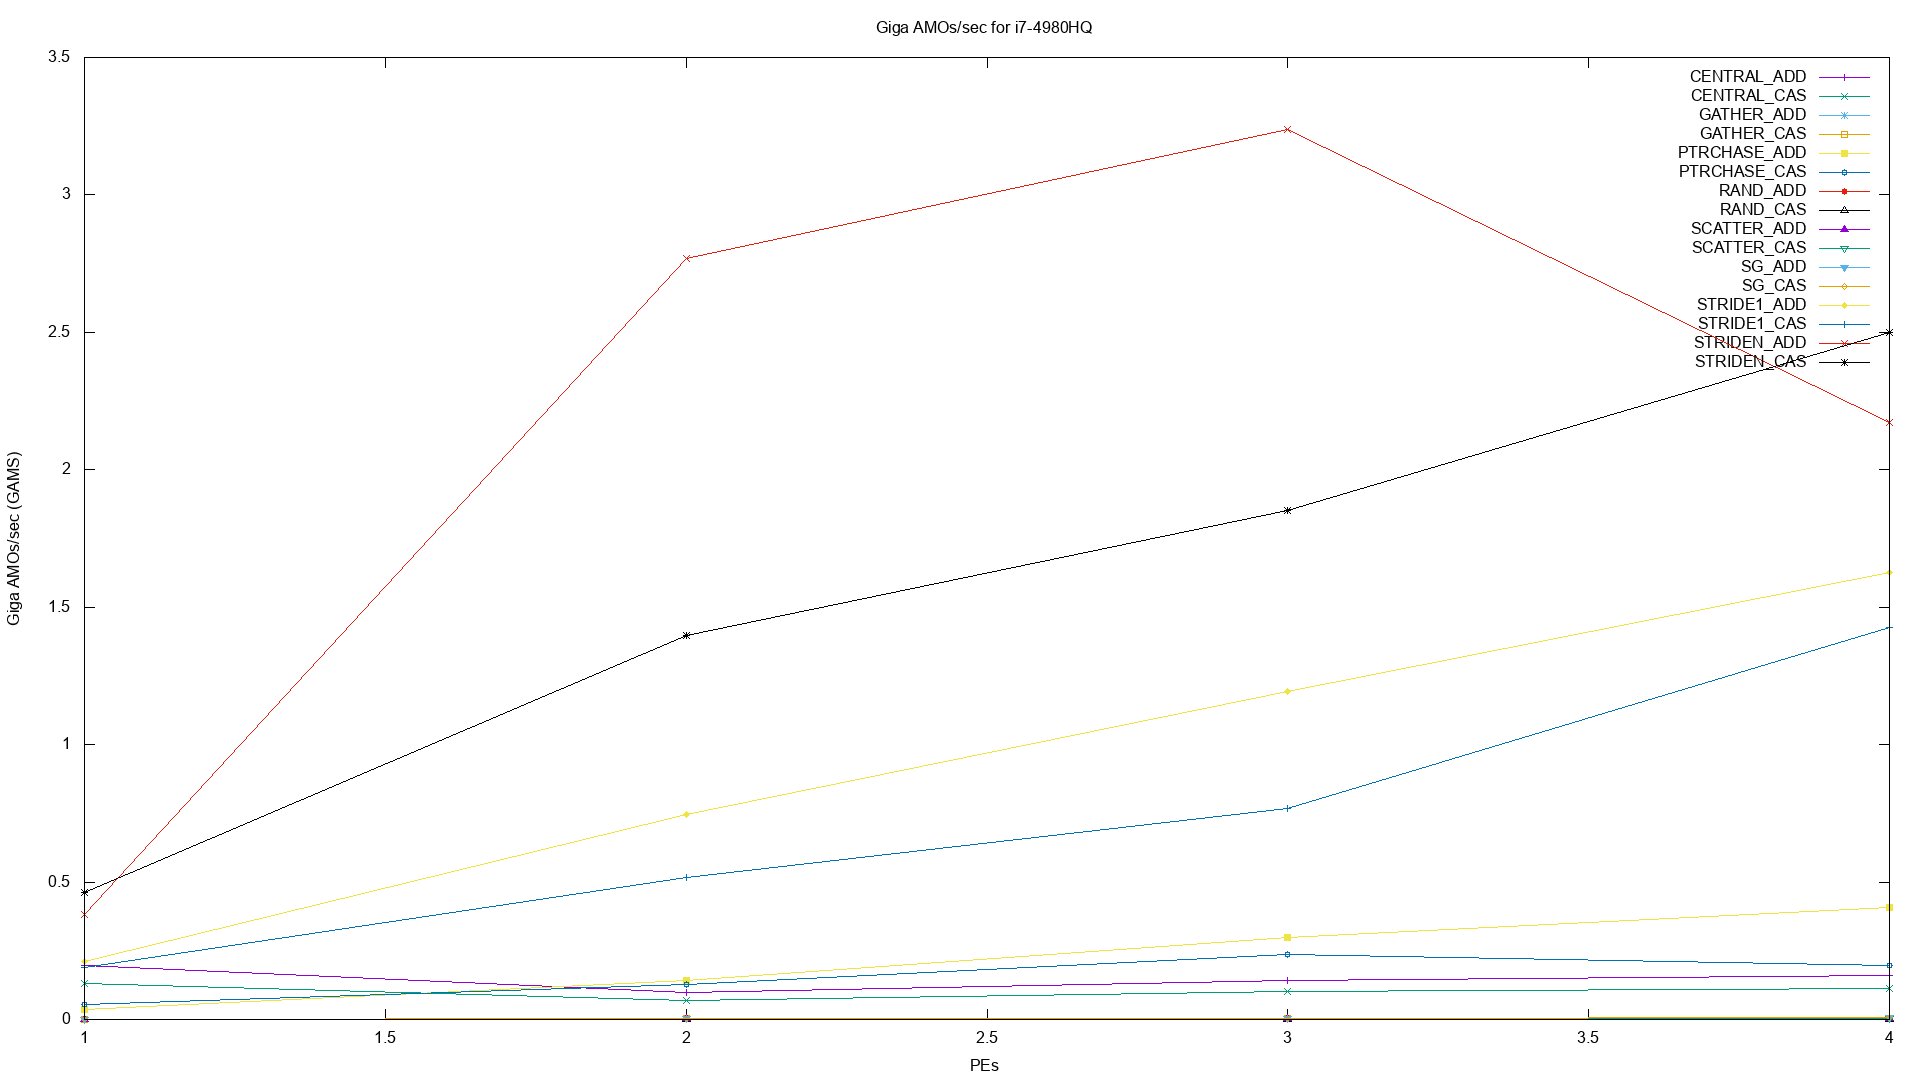

Recreate this plot in gnuplot.
#-- GAMS.gnuplot

set pointintervalbox 3
set term png size 1920,1080
set title "Giga AMOs/sec for i7-4980HQ"
set output "GAMS.png"
set ylabel "Giga AMOs/sec (GAMS)"
set xlabel "PEs"

plot  'CENTRAL_ADD.txt' using 1:3 with linespoints title 'CENTRAL\_ADD',\
      'CENTRAL_CAS.txt' using 1:3 with linespoints title 'CENTRAL\_CAS',\
      'GATHER_ADD.txt' using 1:3 with linespoints title 'GATHER\_ADD',\
      'GATHER_CAS.txt' using 1:3 with linespoints title 'GATHER\_CAS',\
      'PTRCHASE_ADD.txt' using 1:3 with linespoints title 'PTRCHASE\_ADD',\
      'PTRCHASE_CAS.txt' using 1:3 with linespoints title 'PTRCHASE\_CAS',\
      'RAND_ADD.txt' using 1:3 with linespoints title 'RAND\_ADD',\
      'RAND_CAS.txt' using 1:3 with linespoints title 'RAND\_CAS',\
      'SCATTER_ADD.txt' using 1:3 with linespoints title 'SCATTER\_ADD',\
      'SCATTER_CAS.txt' using 1:3 with linespoints title 'SCATTER\_CAS',\
      'SG_ADD.txt' using 1:3 with linespoints title 'SG\_ADD',\
      'SG_CAS.txt' using 1:3 with linespoints title 'SG\_CAS',\
      'STRIDE1_ADD.txt' using 1:3 with linespoints title 'STRIDE1\_ADD',\
      'STRIDE1_CAS.txt' using 1:3 with linespoints title 'STRIDE1\_CAS',\
      'STRIDEN_ADD.txt' using 1:3 with linespoints title 'STRIDEN\_ADD',\
      'STRIDEN_CAS.txt' using 1:3 with linespoints title 'STRIDEN\_CAS'
